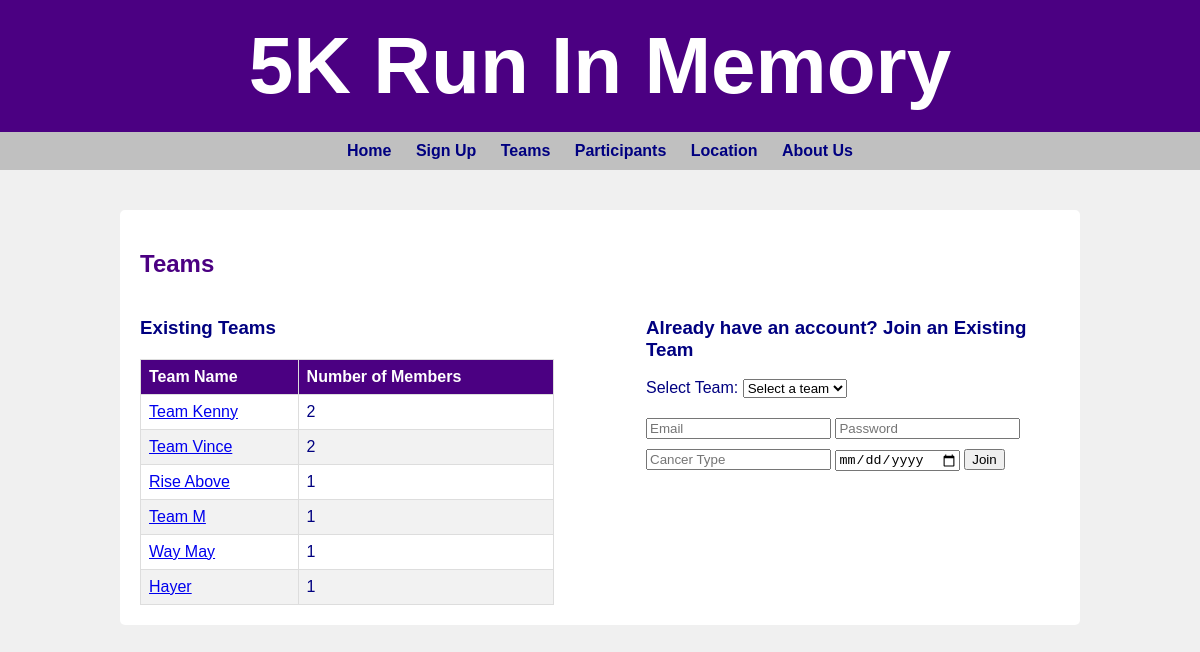
The page /teams on the database its author committed.
### tables this page shows
CREATE TABLE teams (
    id INTEGER PRIMARY KEY AUTOINCREMENT,
    name TEXT UNIQUE NOT NULL
);

### Website_5K.py (the view)
@app.route('/teams', methods=['GET', 'POST'])
def teams():
    db = get_db()
    teams = db.execute('SELECT name FROM teams').fetchall()
    team_members_count = {
        team['name']: db.execute('SELECT COUNT(*) FROM participants WHERE team = ?', (team['name'],)).fetchone()[0] for
        team in teams}
    return render_template('teams.html', teams=team_members_count)

### Website_5K.py (called while the page is built)
def get_db():
    if 'db' not in g:
        g.db = sqlite3.connect(DATABASE)
        g.db.row_factory = sqlite3.Row
    return g.db

### templates/teams.html (shortened to what this page needs)
{% extends "base.html" %}
{% block content %}
<h2>Teams</h2>
<div style="display: flex; justify-content: space-between;">
    <div style="width: 45%;">
        <h3>Existing Teams</h3>
        <table>
            <thead>
                <tr>
                    <th>Team Name</th>
                    <th>Number of Members</th>
                </tr>
            </thead>
            <tbody>
                {% for team, count in teams.items() %}
                <tr>
                    <td><a href="{{ url_for('team', team_name=team) }}">{{ team }}</a></td>
                    <td>{{ count }}</td>
                </tr>
                {% endfor %}
            </tbody>
        </table>
    </div>
    <div style="width: 45%;">
        <h3>Already have an account? Join an Existing Team</h3>
        <form action="{{ url_for('join_team') }}" method="POST">
            <label for="team">Select Team:</label>
            <select name="team" id="team" required>
                <option value="" disabled selected>Select a team</option>
            </select>
            <div id="join-form" style="margin-top: 20px;">
                <input type="email" name="email" placeholder="Email" required>
                <input type="password" name="password" placeholder="Password" required>
                <input type="text" name="cancer_type" placeholder="Cancer Type" required>
                <input type="date" name="date" required>
                <input type="submit" value="Join" style="margin-top: 10px;">
            </div>
        </form>
    </div>
</div>
{% endblock %}

### templates/base.html (style rules this page uses)
body { font-family: Arial, sans-serif; margin: 0; padding: 0; background-color: #f0f0f0; color: #000080; }
h2 { color: #4B0082; }
table { width: 100%; border-collapse: collapse; margin-top: 20px; }
th, td { border: 1px solid #ddd; padding: 8px; text-align: left; }
th { background-color: #4B0082; color: white; }
tr:nth-child(even) { background-color: #f2f2f2; }

### rows shown on the page
teams: name "Team Kenny", count "2"
teams: name "Team Vince", id "2"
teams: name "Rise Above", count "1"
teams: name "Team M", count "1"
teams: name "Way May", count "1"
teams: name "Hayer", count "1"
